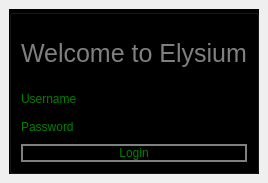
<?xml version="1.0" encoding="UTF-8"?>
<ui version="4.0">
 <class>MainWindow</class>
 <widget class="QMainWindow" name="MainWindow">
  <property name="geometry">
   <rect>
    <x>0</x>
    <y>0</y>
    <width>252</width>
    <height>183</height>
   </rect>
  </property>
  <property name="windowTitle">
   <string>MainWindow</string>
  </property>
  <widget class="QWidget" name="centralwidget">
   <layout class="QHBoxLayout" name="horizontalLayout_3">
    <item>
     <widget class="QGroupBox" name="groupBox">
      <property name="styleSheet">
       <string notr="true">background: black;
color: green;</string>
      </property>
      <property name="title">
       <string/>
      </property>
      <layout class="QGridLayout" name="gridLayout">
       <item row="1" column="0">
        <layout class="QVBoxLayout" name="verticalLayout">
         <item>
          <layout class="QHBoxLayout" name="horizontalLayout">
           <item>
            <widget class="QLabel" name="label">
             <property name="text">
              <string>Username</string>
             </property>
            </widget>
           </item>
           <item>
            <widget class="QLineEdit" name="lineEdit_username">
             <property name="styleSheet">
              <string notr="true">color: black;</string>
             </property>
            </widget>
           </item>
          </layout>
         </item>
         <item>
          <layout class="QHBoxLayout" name="horizontalLayout_2">
           <item>
            <widget class="QLabel" name="label_2">
             <property name="text">
              <string>Password</string>
             </property>
            </widget>
           </item>
           <item>
            <widget class="QLineEdit" name="lineEdit_password">
             <property name="styleSheet">
              <string notr="true">color: black;</string>
             </property>
            </widget>
           </item>
          </layout>
         </item>
         <item>
          <widget class="QPushButton" name="Login">
           <property name="styleSheet">
            <string notr="true">border: 2px solid grey;</string>
           </property>
           <property name="text">
            <string>Login</string>
           </property>
          </widget>
         </item>
        </layout>
       </item>
       <item row="0" column="0" alignment="Qt::AlignHCenter">
        <widget class="QLabel" name="label_3">
         <property name="styleSheet">
          <string notr="true">text-align: center;
font-size: 25px;
color:grey;</string>
         </property>
         <property name="text">
          <string>Welcome to Elysium</string>
         </property>
        </widget>
       </item>
      </layout>
     </widget>
    </item>
   </layout>
  </widget>
 </widget>
 <resources/>
 <connections/>
</ui>
